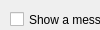
          <widget class="QWidget" name="NotificationsToolBoxPage">
           <property name="geometry">
            <rect>
             <x>0</x>
             <y>0</y>
             <width>100</width>
             <height>30</height>
            </rect>
           </property>
           <attribute name="label">
            <string>Notifications</string>
           </attribute>
           <widget class="QCheckBox" name="chkLoadingShowMsgWhenDone">
            <property name="geometry">
             <rect>
              <x>10</x>
              <y>10</y>
              <width>521</width>
              <height>19</height>
             </rect>
            </property>
            <property name="text">
             <string>Show a message box when loading process is finished</string>
            </property>
           </widget>
           <widget class="QCheckBox" name="chkExportShowMsgWhenDone">
            <property name="geometry">
             <rect>
              <x>10</x>
              <y>40</y>
              <width>521</width>
              <height>19</height>
             </rect>
            </property>
            <property name="text">
             <string>Show a message box when exporting process is finished</string>
            </property>
            <property name="checked">
             <bool>true</bool>
            </property>
           </widget>
           <widget class="QCheckBox" name="chkConfirmQuitUnexported">
            <property name="geometry">
             <rect>
              <x>10</x>
              <y>70</y>
              <width>401</width>
              <height>19</height>
             </rect>
            </property>
            <property name="text">
             <string>Confirm Quit if there's any unexported data</string>
            </property>
           </widget>
           <widget class="QCheckBox" name="chkConfirmQuitLoading">
            <property name="geometry">
             <rect>
              <x>10</x>
              <y>100</y>
              <width>451</width>
              <height>19</height>
             </rect>
            </property>
            <property name="text">
             <string>Confirm Quit if there's a loading process going on</string>
            </property>
           </widget>
           <widget class="QCheckBox" name="chkConfirmQuitExporting">
            <property name="geometry">
             <rect>
              <x>10</x>
              <y>130</y>
              <width>451</width>
              <height>19</height>
             </rect>
            </property>
            <property name="text">
             <string>Confirm Quit if there's a exporting process going on</string>
            </property>
           </widget>
           <widget class="QCheckBox" name="chkConfirmQuitID3Fixing">
            <property name="geometry">
             <rect>
              <x>10</x>
              <y>160</y>
              <width>451</width>
              <height>19</height>
             </rect>
            </property>
            <property name="text">
             <string>Confirm Quit if there's a ID3 fixing process going on</string>
            </property>
           </widget>
          </widget>
